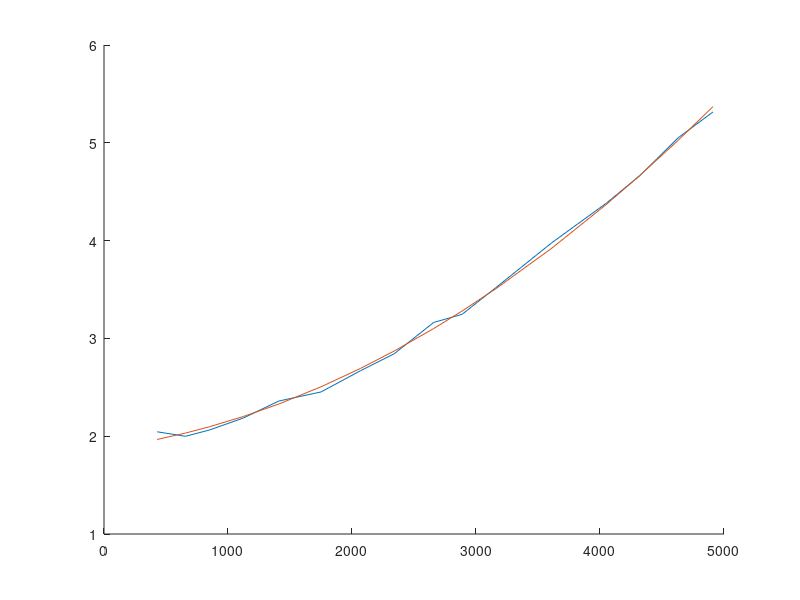
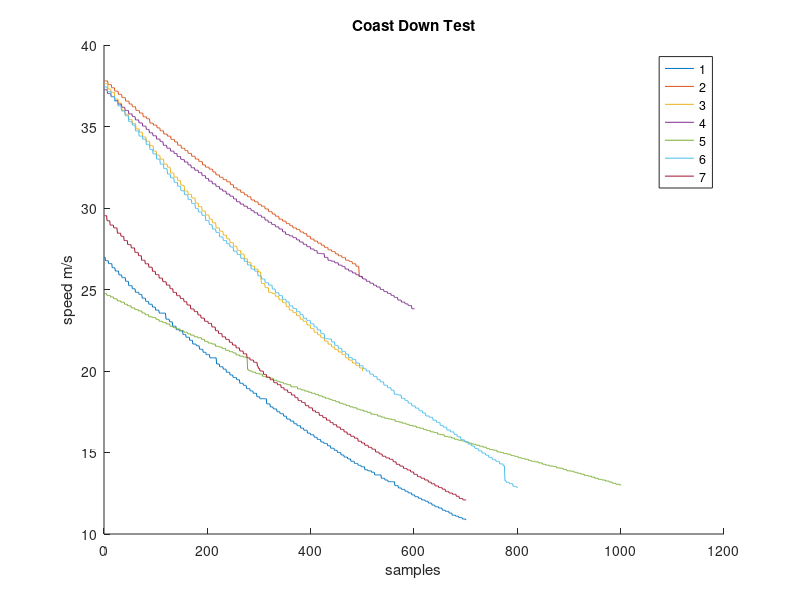
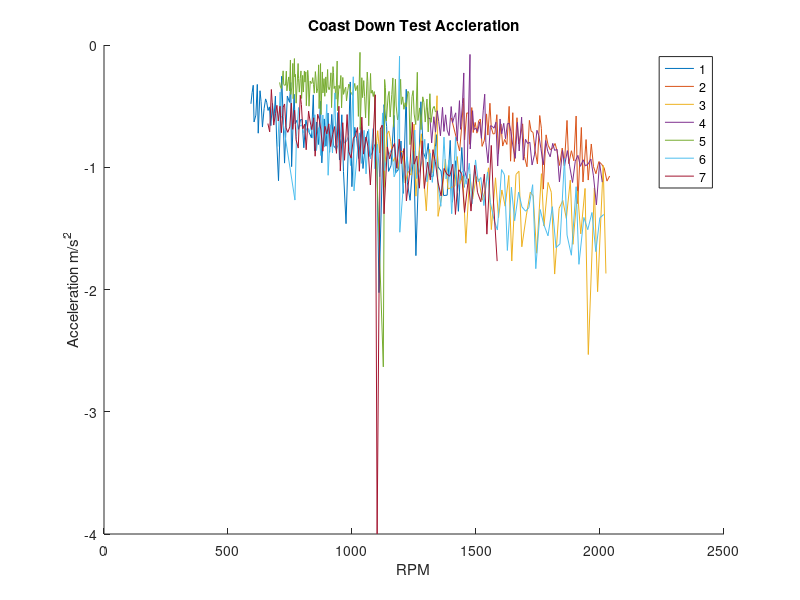
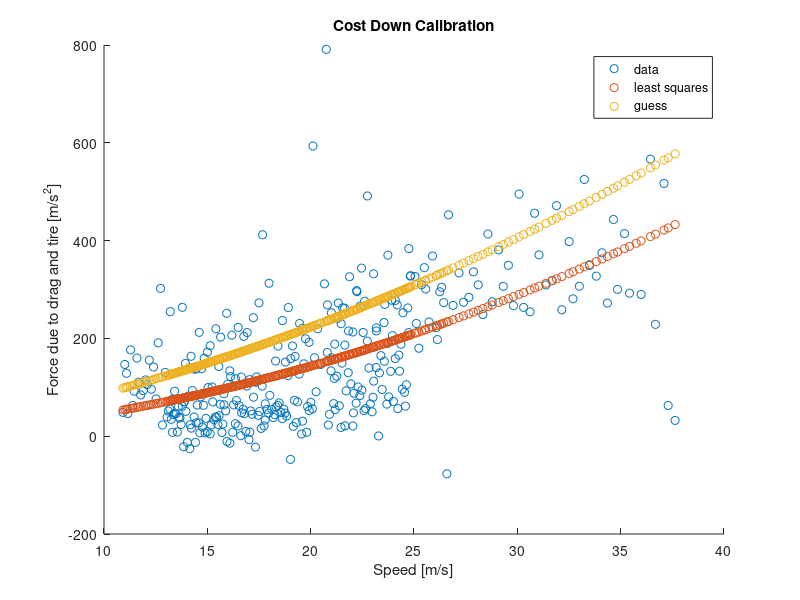

Source code (MATLAB) for these figures, in order:
load freerun

y_freerun = polyfit(RPM_free(3:end),POWER_free(3:end)./(RPM_free(3:end).*0.104719755),2);

y = polyval(y_freerun,RPM_free(3:end));

figure
hold all
plot(RPM_free(3:end),POWER_free(3:end)./(RPM_free(3:end).*0.104719755))
plot(RPM_free(3:end),y)

%%
load CdA_data
%   CdA_data{a,b}
%   a: varible identfier 
%       1: RPM
%       2: Time (s)
%   b: run idenifier
%       1-7

air_density = 1.187;
bike_mass = 236.04 + 90.71 ;
gravity = 9.81;
eff_tyre = 0.01843; %(m/s)/RPM
motor_eff = .2;
ds = 20;
alpha = -0.0157;

close all
figure
hold all
for i = [1:7]
    plot(CdA_data{1,i}.*eff_tyre);
end
title('Coast Down Test')
xlabel('samples')
ylabel('speed m/s')
legend('1','2','3','4','5','6','7')

figure
hold all
% for i = [1:7]
%     %acceleration
%     CdA_data{3,i} = diff(downsample((CdA_data{1,i}.*eff_tyre),ds))./(diff(downsample(CdA_data{2,i},ds)));
%     
%     %downsample speed
%     CdA_data{4,i} = downsample(CdA_data{1,i},ds);
%     scatter(CdA_data{4,i}(2:end),CdA_data{3,i})
% end
for i = [1:7]
    %acceleration
    I = find(diff(CdA_data{1,i}));
    
    CdA_data{3,i} = diff(CdA_data{1,i}(I)*eff_tyre)./diff(CdA_data{2,i}(I)); 
    
    %filter data
    CdA_data{4,i} = CdA_data{1,i}(I);
    plot(CdA_data{4,i}(2:end),CdA_data{3,i})
end
title('Coast Down Test Accleration')
xlabel('RPM')
ylabel('Acceleration m/s^2')
legend('1','2','3','4','5','6','7')

k = 0;
Speed = 0;
Accel = 0;
for i = [1,3,5]
    %make on big array of all data
    Speed = vertcat(Speed(2:end),CdA_data{4,i}.*eff_tyre);
    
    
    RPM = Speed./eff_tyre;

    Accel = vertcat(Accel,CdA_data{3,i}); 
end
I = find(Speed < 30);



% Identify model of form F = 0.5*Cda*air_density*x^2 + r*bike_mass*gravity*x*cos(alpha) + bike_mass*gravity*sin(alpha)

grad = ones(length(Accel),1).*bike_mass.*gravity.*sin(alpha);
aero = 0.5.*air_density.*Speed.^2;
tire = bike_mass.*gravity.*Speed.*cos(alpha);
motor = polyval(y_freerun,RPM)./eff_tyre;

Y = -Accel.*bike_mass - grad - motor;

H = [aero tire];

% Identify parameter vector P
x = inv(H'*H)*H'*Y

figure
hold all
scatter(Speed,Y)
scatter(Speed,aero*x(1) + tire*x(2))
scatter(Speed,aero*.4 + tire*.002)

title('Cost Down Calibration')
xlabel('Speed [m/s]')
ylabel('Force due to drag and tire [m/s^2]')
legend('data','least squares','guess')


Speed = 0;
Accel = 0;
for i = [6,7]
    %make on big array of all data
    Speed = vertcat(Speed(2:end),CdA_data{4,i}.*eff_tyre);
    
    
    RPM = Speed./eff_tyre;

    Accel = vertcat(Accel,CdA_data{3,i}); 
end

alpha = 0.0157;
grad = ones(length(Accel),1).*bike_mass.*gravity.*sin(alpha);
aero = 0.5.*air_density.*Speed.^2;
tire = bike_mass.*gravity.*Speed.*cos(alpha);
motor = polyval(y_freerun,RPM)./eff_tyre;

Y = -Accel.*bike_mass + grad - motor;


figure
hold all
scatter(Speed,Y)
scatter(Speed,aero*x(1) + tire*x(2))
scatter(Speed,aero*.4 + tire*.002)

title('Cost Down Validation')
xlabel('Speed [m/s]')
ylabel('Force due to drag and tire [m/s^2]')
legend('data','least squares','guess')



